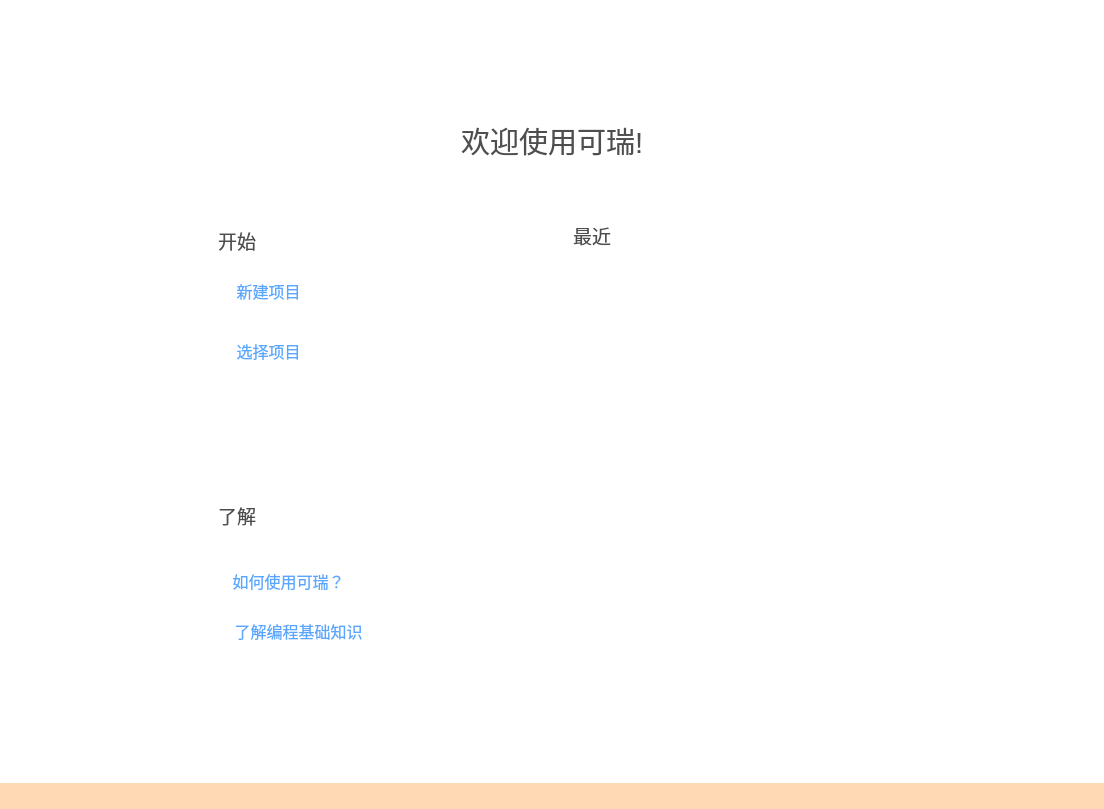
<?xml version="1.0" encoding="UTF-8"?>
<ui version="4.0">
 <class>WelcomePage</class>
 <widget class="QWidget" name="WelcomePage">
  <property name="geometry">
   <rect>
    <x>0</x>
    <y>0</y>
    <width>1104</width>
    <height>809</height>
   </rect>
  </property>
  <property name="windowTitle">
   <string>Form</string>
  </property>
  <property name="styleSheet">
   <string notr="true">background-color:transparent;</string>
  </property>
  <layout class="QVBoxLayout" name="verticalLayout">
   <property name="spacing">
    <number>0</number>
   </property>
   <property name="leftMargin">
    <number>0</number>
   </property>
   <property name="topMargin">
    <number>13</number>
   </property>
   <property name="rightMargin">
    <number>0</number>
   </property>
   <property name="bottomMargin">
    <number>0</number>
   </property>
   <item>
    <widget class="QStackedWidget" name="stackedWidget">
     <property name="currentIndex">
      <number>0</number>
     </property>
     <widget class="QWidget" name="welcomePage">
      <layout class="QVBoxLayout" name="verticalLayout_4" stretch="1,1,7,0,0">
       <property name="leftMargin">
        <number>0</number>
       </property>
       <property name="rightMargin">
        <number>0</number>
       </property>
       <property name="bottomMargin">
        <number>0</number>
       </property>
       <item>
        <spacer name="verticalSpacer">
         <property name="orientation">
          <enum>Qt::Vertical</enum>
         </property>
         <property name="sizeType">
          <enum>QSizePolicy::Expanding</enum>
         </property>
         <property name="sizeHint" stdset="0">
          <size>
           <width>20</width>
           <height>40</height>
          </size>
         </property>
        </spacer>
       </item>
       <item>
        <widget class="QWidget" name="widget" native="true">
         <layout class="QHBoxLayout" name="horizontalLayout">
          <item>
           <spacer name="horizontalSpacer">
            <property name="orientation">
             <enum>Qt::Horizontal</enum>
            </property>
            <property name="sizeHint" stdset="0">
             <size>
              <width>40</width>
              <height>20</height>
             </size>
            </property>
           </spacer>
          </item>
          <item>
           <widget class="QLabel" name="label">
            <property name="font">
             <font>
              <pointsize>22</pointsize>
             </font>
            </property>
            <property name="styleSheet">
             <string notr="true">color:rgb(78, 78, 78);</string>
            </property>
            <property name="text">
             <string>欢迎使用可瑞!</string>
            </property>
           </widget>
          </item>
          <item>
           <spacer name="horizontalSpacer_2">
            <property name="orientation">
             <enum>Qt::Horizontal</enum>
            </property>
            <property name="sizeHint" stdset="0">
             <size>
              <width>40</width>
              <height>20</height>
             </size>
            </property>
           </spacer>
          </item>
         </layout>
        </widget>
       </item>
       <item>
        <widget class="QWidget" name="widget_2" native="true">
         <layout class="QHBoxLayout" name="horizontalLayout_2" stretch="0,1,1,0">
          <property name="spacing">
           <number>4</number>
          </property>
          <property name="topMargin">
           <number>10</number>
          </property>
          <item>
           <spacer name="horizontalSpacer_4">
            <property name="orientation">
             <enum>Qt::Horizontal</enum>
            </property>
            <property name="sizeHint" stdset="0">
             <size>
              <width>40</width>
              <height>20</height>
             </size>
            </property>
           </spacer>
          </item>
          <item>
           <widget class="QWidget" name="widget_3" native="true">
            <layout class="QVBoxLayout" name="verticalLayout_2">
             <item>
              <widget class="QWidget" name="widget_5" native="true">
               <widget class="QWidget" name="widget_7" native="true">
                <property name="geometry">
                 <rect>
                  <x>130</x>
                  <y>20</y>
                  <width>172</width>
                  <height>211</height>
                 </rect>
                </property>
                <property name="minimumSize">
                 <size>
                  <width>172</width>
                  <height>171</height>
                 </size>
                </property>
                <widget class="QLabel" name="label_2">
                 <property name="geometry">
                  <rect>
                   <x>30</x>
                   <y>-5</y>
                   <width>61</width>
                   <height>41</height>
                  </rect>
                 </property>
                 <property name="font">
                  <font>
                   <pointsize>14</pointsize>
                  </font>
                 </property>
                 <property name="styleSheet">
                  <string notr="true">color:rgb(78, 78, 78);</string>
                 </property>
                 <property name="text">
                  <string>开始</string>
                 </property>
                </widget>
                <widget class="QPushButton" name="newPage">
                 <property name="geometry">
                  <rect>
                   <x>0</x>
                   <y>50</y>
                   <width>161</width>
                   <height>31</height>
                  </rect>
                 </property>
                 <property name="font">
                  <font>
                   <pointsize>12</pointsize>
                  </font>
                 </property>
                 <property name="cursor">
                  <cursorShape>PointingHandCursor</cursorShape>
                 </property>
                 <property name="styleSheet">
                  <string notr="true">color:rgb(90, 166, 255);</string>
                 </property>
                 <property name="text">
                  <string>新建项目</string>
                 </property>
                 <property name="icon">
                  <iconset resource="images.qrc">
                   <normaloff>:/welcomePage/images/welcomePage/newPage.svg</normaloff>:/welcomePage/images/welcomePage/newPage.svg</iconset>
                 </property>
                 <property name="iconSize">
                  <size>
                   <width>35</width>
                   <height>35</height>
                  </size>
                 </property>
                 <property name="flat">
                  <bool>true</bool>
                 </property>
                </widget>
                <widget class="QPushButton" name="selectFolder">
                 <property name="geometry">
                  <rect>
                   <x>0</x>
                   <y>110</y>
                   <width>161</width>
                   <height>31</height>
                  </rect>
                 </property>
                 <property name="font">
                  <font>
                   <pointsize>12</pointsize>
                  </font>
                 </property>
                 <property name="cursor">
                  <cursorShape>PointingHandCursor</cursorShape>
                 </property>
                 <property name="styleSheet">
                  <string notr="true">color:rgb(90, 166, 255);</string>
                 </property>
                 <property name="text">
                  <string>选择项目</string>
                 </property>
                 <property name="icon">
                  <iconset resource="images.qrc">
                   <normaloff>:/welcomePage/images/welcomePage/selectFloder.svg</normaloff>:/welcomePage/images/welcomePage/selectFloder.svg</iconset>
                 </property>
                 <property name="iconSize">
                  <size>
                   <width>35</width>
                   <height>35</height>
                  </size>
                 </property>
                 <property name="flat">
                  <bool>true</bool>
                 </property>
                </widget>
               </widget>
               <widget class="QWidget" name="widget_6" native="true">
                <property name="geometry">
                 <rect>
                  <x>-10</x>
                  <y>260</y>
                  <width>501</width>
                  <height>371</height>
                 </rect>
                </property>
                <widget class="QWidget" name="widget_9" native="true">
                 <property name="geometry">
                  <rect>
                   <x>140</x>
                   <y>20</y>
                   <width>201</width>
                   <height>241</height>
                  </rect>
                 </property>
                 <widget class="QLabel" name="label_3">
                  <property name="geometry">
                   <rect>
                    <x>30</x>
                    <y>10</y>
                    <width>61</width>
                    <height>41</height>
                   </rect>
                  </property>
                  <property name="font">
                   <font>
                    <pointsize>14</pointsize>
                   </font>
                  </property>
                  <property name="styleSheet">
                   <string notr="true">color:rgb(78, 78, 78);</string>
                  </property>
                  <property name="text">
                   <string>了解</string>
                  </property>
                 </widget>
                 <widget class="QPushButton" name="pushButton_3">
                  <property name="geometry">
                   <rect>
                    <x>10</x>
                    <y>80</y>
                    <width>181</width>
                    <height>31</height>
                   </rect>
                  </property>
                  <property name="font">
                   <font>
                    <pointsize>12</pointsize>
                   </font>
                  </property>
                  <property name="cursor">
                   <cursorShape>PointingHandCursor</cursorShape>
                  </property>
                  <property name="styleSheet">
                   <string notr="true">color:rgb(90, 166, 255);</string>
                  </property>
                  <property name="text">
                   <string>如何使用可瑞？</string>
                  </property>
                  <property name="iconSize">
                   <size>
                    <width>40</width>
                    <height>40</height>
                   </size>
                  </property>
                  <property name="flat">
                   <bool>true</bool>
                  </property>
                 </widget>
                 <widget class="QPushButton" name="pushButton_4">
                  <property name="geometry">
                   <rect>
                    <x>10</x>
                    <y>130</y>
                    <width>201</width>
                    <height>31</height>
                   </rect>
                  </property>
                  <property name="font">
                   <font>
                    <pointsize>12</pointsize>
                   </font>
                  </property>
                  <property name="cursor">
                   <cursorShape>PointingHandCursor</cursorShape>
                  </property>
                  <property name="styleSheet">
                   <string notr="true">color:rgb(90, 166, 255);</string>
                  </property>
                  <property name="text">
                   <string>了解编程基础知识</string>
                  </property>
                  <property name="iconSize">
                   <size>
                    <width>40</width>
                    <height>40</height>
                   </size>
                  </property>
                  <property name="flat">
                   <bool>true</bool>
                  </property>
                 </widget>
                </widget>
               </widget>
              </widget>
             </item>
            </layout>
           </widget>
          </item>
          <item>
           <widget class="QWidget" name="widget_4" native="true">
            <layout class="QVBoxLayout" name="verticalLayout_3" stretch="1,9,1">
             <item>
              <widget class="QWidget" name="widget_8" native="true">
               <widget class="QLabel" name="label_4">
                <property name="geometry">
                 <rect>
                  <x>10</x>
                  <y>10</y>
                  <width>61</width>
                  <height>41</height>
                 </rect>
                </property>
                <property name="minimumSize">
                 <size>
                  <width>61</width>
                  <height>41</height>
                 </size>
                </property>
                <property name="font">
                 <font>
                  <pointsize>14</pointsize>
                 </font>
                </property>
                <property name="styleSheet">
                 <string notr="true">color:rgb(78, 78, 78);</string>
                </property>
                <property name="text">
                 <string>最近</string>
                </property>
               </widget>
              </widget>
             </item>
             <item>
              <widget class="QScrollArea" name="scrollArea">
               <property name="maximumSize">
                <size>
                 <width>600</width>
                 <height>600</height>
                </size>
               </property>
               <property name="styleSheet">
                <string notr="true">#scrollArea{
border:0;
}</string>
               </property>
               <property name="verticalScrollBarPolicy">
                <enum>Qt::ScrollBarAlwaysOff</enum>
               </property>
               <property name="horizontalScrollBarPolicy">
                <enum>Qt::ScrollBarAlwaysOff</enum>
               </property>
               <property name="widgetResizable">
                <bool>true</bool>
               </property>
               <widget class="QWidget" name="recentlyProject_scrollArea">
                <property name="geometry">
                 <rect>
                  <x>0</x>
                  <y>0</y>
                  <width>473</width>
                  <height>392</height>
                 </rect>
                </property>
                <property name="styleSheet">
                 <string notr="true">border:0;</string>
                </property>
                <layout class="QVBoxLayout" name="verticalLayout_5">
                 <item>
                  <layout class="QVBoxLayout" name="recentlyProject_layout">
                   <property name="spacing">
                    <number>25</number>
                   </property>
                  </layout>
                 </item>
                </layout>
               </widget>
              </widget>
             </item>
             <item>
              <spacer name="verticalSpacer_3">
               <property name="orientation">
                <enum>Qt::Vertical</enum>
               </property>
               <property name="sizeHint" stdset="0">
                <size>
                 <width>20</width>
                 <height>40</height>
                </size>
               </property>
              </spacer>
             </item>
            </layout>
           </widget>
          </item>
          <item>
           <spacer name="horizontalSpacer_3">
            <property name="orientation">
             <enum>Qt::Horizontal</enum>
            </property>
            <property name="sizeHint" stdset="0">
             <size>
              <width>40</width>
              <height>20</height>
             </size>
            </property>
           </spacer>
          </item>
         </layout>
        </widget>
       </item>
       <item>
        <spacer name="verticalSpacer_2">
         <property name="orientation">
          <enum>Qt::Vertical</enum>
         </property>
         <property name="sizeType">
          <enum>QSizePolicy::Expanding</enum>
         </property>
         <property name="sizeHint" stdset="0">
          <size>
           <width>20</width>
           <height>40</height>
          </size>
         </property>
        </spacer>
       </item>
       <item>
        <widget class="QWidget" name="widget_10" native="true">
         <layout class="QVBoxLayout" name="verticalLayout_6">
          <property name="spacing">
           <number>0</number>
          </property>
          <property name="leftMargin">
           <number>0</number>
          </property>
          <property name="topMargin">
           <number>0</number>
          </property>
          <property name="rightMargin">
           <number>0</number>
          </property>
          <property name="bottomMargin">
           <number>0</number>
          </property>
          <item>
           <widget class="QWidget" name="BottomTabBar" native="true">
            <property name="sizePolicy">
             <sizepolicy hsizetype="Preferred" vsizetype="Preferred">
              <horstretch>0</horstretch>
              <verstretch>0</verstretch>
             </sizepolicy>
            </property>
            <property name="minimumSize">
             <size>
              <width>0</width>
              <height>26</height>
             </size>
            </property>
            <property name="maximumSize">
             <size>
              <width>16777215</width>
              <height>26</height>
             </size>
            </property>
            <property name="styleSheet">
             <string notr="true">background-color: rgb(255, 216, 180);</string>
            </property>
           </widget>
          </item>
         </layout>
        </widget>
       </item>
      </layout>
     </widget>
     <widget class="QWidget" name="analyzingPage"/>
    </widget>
   </item>
  </layout>
 </widget>
 <resources>
  <include location="images.qrc"/>
 </resources>
 <connections/>
</ui>
